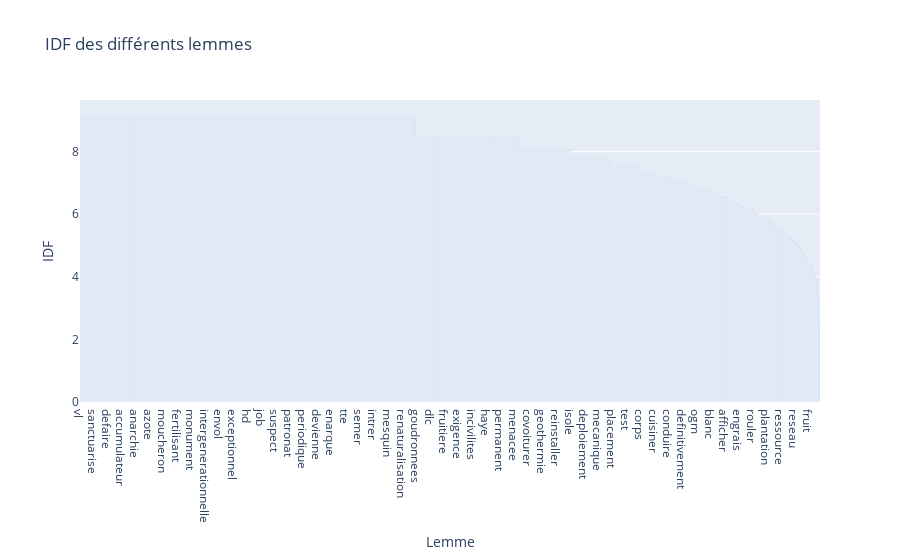

The code cell stored with this chart in its notebook:
### Code cell
#nbLemmesAfficher = 20
fig = px.bar(idf.loc[:,:], x = 'Lemme', y = 'IDF',
title = "IDF des différents lemmes")
fig.show()

### Figure 1 — Plotly figure (JSON) as saved in the notebook; plotly's stock layout.template omitted (floating-point values rounded to 4 significant figures; data arrays with more than 128 entries replaced by an {"elided": "..."} marker saying what was removed)
{"data": [{"alignmentgroup": "True", "hovertemplate": "Lemme=%{x}<br>IDF=%{y}<extra></extra>", "legendgroup": "", "marker": {"color": "#636efa", "pattern": {"shape": ""}}, "name": "", "offsetgroup": "", "orientation": "v", "showlegend": false, "textposition": "auto", "type": "bar", "x": {"elided": "7231 str values"}, "xaxis": "x", "y": {"elided": "7231 float values"}, "yaxis": "y"}], "layout": {"barmode": "relative", "legend": {"tracegroupgap": 0}, "title": {"text": "IDF des différents lemmes"}, "xaxis": {"anchor": "y", "domain": [0, 1], "title": {"text": "Lemme"}}, "yaxis": {"anchor": "x", "domain": [0, 1], "title": {"text": "IDF"}}}}
